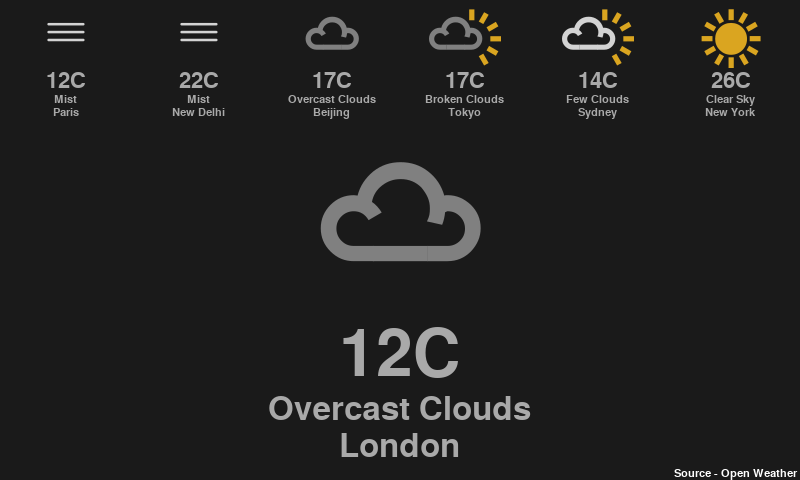

This figure's Python source:
#!/usr/bin/python3
#
#-- py-weather.py
#
#   Displays weather using the OPEN Weather API.
#
#   Requires:           python3, python3-pygame, python3-cairosvg 
#
#   This program is free software: you can redistribute it and/or modify it
#   under  the terms of the GNU General Public License as published by  the
#   Free Software Foundation, either version 3 of the License, or (at  your
#   option) any later version.
#
#   This  program is distributed in the hope that it will  be  useful,  but
#   WITHOUT   ANY   WARRANTY;   without even  the   implied   warranty   of
#   MERCHANTABILITY  or  FITNESS  FOR A PARTICULAR  PURPOSE.  See  the  GNU
#   General Public License for more details.
#
#   You should have received a copy of the GNU General Public License along
#   with this program.  If not, see <http://www.gnu.org/licenses/>. 
#
#   10 Feb 18   0.1   - Initial version - MT
#                     - Creates a separate weather object for each location
#                       specified on the command line - MT
#                     - Checks that the weather data could be obtained  for
#                       the specified location before adding weather object
#                       to the list of weather objects - MT 
#   14 Oct 18         - Added  a method to display a summary of the weather
#                       conditions (instead of just printing the data) - MT
#                     - Now encodes spaces in location names in URLs (which
#                       allows place names to contain spaces) - MT 
#                     - Updated  help text to show how to include the state
#                       and country code of a city in a location if this is 
#                       needed to unambiguously specify the location - MT
#   10 Feb 21         - Removed  custom  event handlers.  Instead uses  the
#                       standard  exception handling to trap  any  keyboard
#                       interupts (and errors) - MT
#   11 Feb 21   0.2   - Added  a graphical display using pygame to  display 
#                       the  current  weather conditions at  each  location
#                       an  image, selected using the icon name returned by
#                       the open weather API - MT
#                     - Rather  than updating the icons and  then  sleeping
#                       for 15 munutes the icon are updated once and before
#                       being redrawn in the loop, which allows the program
#                       to respond to events in a timely manner - MT
#                     - Now  uses the weather codes to  generate the  icons
#                       which gives a much better match between the weather
#                       conditions and the icon used - MT
#   16 Feb 21         - Can now resize the images (this requires a bit of a
#                       fudge to make it work)  - MT
#                     - Removed  the word 'Intensity' from the  description
#                       of the weather conditions if present ('Heavy  Rain'
#                       looks  better  than 'Heavy Intensity  Rain') - MT
#   20 Feb 21         - Adjusted the size of the icon to allow more text to
#                       be  displayed below the image.  (The graphic is now 
#                       only two thirds of the width of the icon) - MT
#                     - Height of the icon is determined automatically from
#                       it's width, which ensures there is enough space for
#                       the text below the graphic - MT 
#                     - Fixed  icon spacing so they are spaced  out  evenly
#                       over the full width of the display - MT
#                     - Ignores  any additional locations if there  is  not
#                       enough space on the display to display them - MT
#                     - Updating the size before drawing the icon means the
#                       width can be changed on the fly - MT
#   16 Apr 26         - Suppressed pygame banner text - MT
#   17 Apr 26   0.3   - Switched over to using json to retreive the weather 
#                       data removing the dependency on xmltodict - MT
#   25 Apr 26         - Use locale (from environment) to get results in the 
#                       right language - MT
#                     - Now includes the IP address in the display- MT
#                     - Displays more detail in the verbose output when the
#                       '--verbose' option is specified multiple times - MT 
#                     - Removed mode parameter from URI (not required since
#                       JSON is the default) - MT
#                     - Suppress pygame banner message - MT
#                     - Added '--noip' and '--nologo' options - MT
#   29 Apr 26         - Moved folder containing icons - MT 
#    5 May 26         - Updated icons - MT
#
# To Do:              - Specify icon folder on the command line.
#                     - Create icons for each weather id...
#

NAME = "Weather Display"
VERSION = "0.3"

DISPLAY_SIZE = DISPLAY_WIDTH, DISPLAY_HEIGHT = (800, 480)
FPS = 30
INTERVAL = 900 # Update interval

BACKGROUND_COLOUR = 'grey10'
TEXT_COLOUR = 'white'
DARKTEXT_COLOUR = 'dark grey'

import io, os, sys, time
import urllib.request, urllib.error, json
import traceback, builtins

# Bit of an ugly hack to suppress pygame banner message...

# _print = builtins.print # Save current print function definition
builtins.print = lambda *args, **kwargs: None # Redefine print so it doesn't do anything!
import pygame # Won't print banner as print() doesn't do anything anymore
#builtins.print = _print # Restore print function if needed!


class weather(object):

  def __init__(self, _width, _location, _appid, _title = None):
    self.size = (self.width, self.height, ) = (_width, (_width + _width // 6))
    self.appid = _appid
    self.units = 'metric'
    self.location = _location
    self.description = ""
    self.status = 0 
    self.error = None
    self.update() # Get the current weather for the specified location
    
  def update(self): # Update Weather data.
    _locale = os.environ.get("LC_ALL") or os.environ.get("LANG") or os.environ.get("LC_CTYPE")
    _URI = ('https://api.openweathermap.org/data/2.5/weather?units=' + 
           urllib.parse.quote(self.units) + '&q=' + urllib.parse.quote(self.location) + '&lang=' + _locale.split('_')[0] + '&appid=' + urllib.parse.quote(self.appid ))

    self.status = 0 # Clear any current errors
    self.error = ''
    try: 
      _socket = urllib.request.urlopen(_URI)
      _data=_socket.read()
      _socket.close()
      self.weather = json.loads(_data) # Convert XML response to a python dictionary 
      self.description = self.weather['weather'][0]['description'].title().replace('Intensity ', '')
      if _debug: 
        sys.stderr.write (self.weather['name'] + "\n")
        sys.stderr.write (json.dumps(self.weather, indent=4) + "\n") # Dump dictionary as JSON.
      self.list()
    except urllib.error.HTTPError as _Error:
      self.status = _Error.code
      if _Error.code == 404:
        sys.stderr.write ('Error : ' + str(_Error.code) + ' - ' + 'Location (' + _location + ') not found.')
        self.error = 'Location (' + _location + ') not found.'
      elif _Error.code == 401: 
        sys.stderr.write ('Error : ' + str(_Error.code) + ' - ' + 'Check your application ID is valid.')
        self.error = 'Check your application ID is valid.'
      else:
        sys.stderr.write ('Error : ' + str(_Error.code) + ' - ' + _Error.reason)
        self.error = str(_Error.reason)
      sys.stderr.write ('\n')
    except Exception:
      self.status = -1
      sys.stderr.write (traceback.format_exc())
      exit(self.status)

  def list(self): # Print Weather data.
    import datetime
    if _verbose == 1:
      _output = self.weather['name'].ljust(16)
      _output += self.weather['weather'][0]['description'].title().ljust(16) + '\t'
      _output += ' (Icon: ' + self.weather['weather'][0]['icon'] + '.svg'
      _output += '  Id: ' + str(self.weather['weather'][0]['id']) + self.weather['weather'][0]['icon'][-1:] + ')'
      _output += '\n'
      sys.stderr.write (_output)
    if _verbose >= 2:
      _output = 'Location : \t\t'
      _output += self.weather['name'] + '\n'
      if _verbose >= 3:
        _output += 'Country : \t\t'
        _output += self.weather['sys']['country'] + '\n'
        _output += 'Lat/Long : \t\t'
        _output += '%+06.2f' % float(self.weather['coord']['lat']) + '/' + '%+07.2f' % float(self.weather['coord']['lon']) + '\n'
        _output += 'Sunrise : \t\t' 
        _output += (datetime.datetime.utcfromtimestamp(self.weather["sys"]["sunrise"]) +  datetime.timedelta(seconds=self.weather["timezone"])).strftime('%Y-%m-%dT%H:%M:%S') + '\n'
        _output += 'Sunset : \t\t'
        _output += (datetime.datetime.utcfromtimestamp(self.weather["sys"]["sunset"]) +  datetime.timedelta(seconds=self.weather["timezone"])).strftime('%Y-%m-%dT%H:%M:%S') + '\n\n'
      _output += 'Description: \t\t'
      _output += self.weather['weather'][0]['description'].title() + '\n'
      _output += 'Temperature : \t\t'
      _output += '%0.f' % round(float(self.weather['main']['temp'])) + ' C\n'
      if _verbose >= 3:
        _output += 'Humidity : \t\t'
        _output += '%d' % float(self.weather['main']['humidity']) + ' %\n'
      _output += 'Pressure : \t\t'
      _output += '%d' % (float(self.weather['main']['pressure'])) + ' mb/hPa\n'
      if _verbose >= 3:
        if not self.weather['clouds']['all'] is None: # Check cloud data is available
          _output += 'Cloud Cover : \t\t' + '%d' % (float(self.weather['clouds']['all'])) + ' % '
          _output += '(' + self.weather['weather'][0]['description'].title() + ')\n'
        if not self.weather['wind']['speed'] is None: # Check wind speed data is available
          _output += 'Wind Speed : \t\t' + '%d' % (float(self.weather['wind']['speed']) * 3.6) + ' km/h ' 
          _output += '\n'
        if not self.weather['wind']['deg'] is None: # Check wind direction data is available
          _output += 'Wind Direction : \t' +  '%d' % float(self.weather['wind']['deg']) + u'\xb0 ' 
        _output += '\n\n'
        _output += 'Updated : \t\t' + (datetime.datetime.utcfromtimestamp(self.weather["dt"]) +  datetime.timedelta(seconds=self.weather["timezone"])).strftime('%Y-%m-%dT%H:%M:%S') + '\n'
      _output += '\n'
      sys.stderr.write (_output)

  def dump(self): # Print Weather data.
    sys.stderr.write (json.dumps(self.weather, indent=4) + "\n") # Dump dictionary as JSON.

  def draw(self, _surface, _position): 
    import cairosvg
    def __load_svg(filename, _width):
      _svg = cairosvg.svg2svg(url = filename, dpi = (96 / (_width / 64))) # Convert svg to svg changing DPI to resize the image
      _bytes = cairosvg.svg2png(_svg)
      byte_io = io.BytesIO(_bytes)
      return pygame.image.load(byte_io)

    #self.size = (self.width, self.height) = (self.width, (self.width + self.width // 6)) # Update size from width
    _buffer = pygame.Surface((self.width, self.height))
    _buffer.fill(pygame.Color(BACKGROUND_COLOUR))
    _image = __load_svg('./ico/' + str(self.weather['weather'][0]['id']) + self.weather['weather'][0]['icon'][-1:]+ '.svg', self.width * 0.752)
    _left = (self.width - _image.get_width()) // 2
    _top = 0
    _buffer.blit(_image, (_left , _top - self.width // 8)) # Shifting the image up a little is a bit of a fudge but it the top 12 pixels are unused!
    
    _top = self.width // 24 * 15 # Use the icon width to work out how far to move down before displaying the temperature
    _font=pygame.font.Font(None, self.width // 3 ) # Display temperature in a font half the size of the weather symbol
    _image = _font.render('%.0f' % round(float(self.weather['main']['temp'])) + 'C', True, pygame.Color(DARKTEXT_COLOUR)) # Display temperature in C
    _left = (self.width - _image.get_width()) // 2
    _buffer.blit(_image, (_left , _top))
    
    _top += _image.get_height() # Use the previous image height to work out how far to move down before displaying the humidity
    _font=pygame.font.Font(None, self.width // 6 ) # Display humidity in a font a quarter of the height of the icon

    if _humidity :
      _image = _font.render(u'(' + ('%d' % float(self.weather['main']['humidity'])) + u'%)', True, pygame.Color(DARKTEXT_COLOUR)) # Display humidity
    else:
      _image = _font.render(self.weather['weather'][0]['description'].title().replace('Intensity ', ''), True, pygame.Color(DARKTEXT_COLOUR)) # Display description
    _left = (self.width - _image.get_width()) // 2
    _buffer.blit(_image, (_left , _top))

    _top += _image.get_height() # Use the previous image height to work out how far to move down before displaying the location name
    _font=pygame.font.Font(None, self.width // 6 ) # Display location name in a font a quarter of the height of the icon
    
    _image = _font.render(self.weather['name'], True, pygame.Color(DARKTEXT_COLOUR))
    _left = (self.width - _image.get_width()) // 2
    _buffer.blit(_image, (_left , _top))

    _surface.blit(_buffer, _position)
    del _buffer
  
if __name__ == '__main__': 
  
  def _about():
    sys.stdout.write(
      "Usage: " + sys.argv[0] + " [LOCATION]...\n" +
      "Display weather conditions at LOCATION(s).\n" + "\n" +
      "      --appid <key>        specify the API key \n" +
      "      --noip               do not display IP address \n" +
      "      --nologo             do not display OpenWeather logo \n" +
      "      --verbose            Displays increasingly verbose output \n" +
      "  -?, --help               display this help and exit\n" +
      "      --version            output version information and exit\n" +
      "      --debug              dump raw data as JSON\n" +
      "\nExample:\n" +
      "  " + os.path.basename(sys.argv[0]) + " London display weather in London.\n")
    raise SystemExit
    
  def _version():
    sys.stdout.write(os.path.basename(sys.argv[0]) + " " + str(VERSION) +"\n"
      "License GPLv3+: GNU GPL version 3 or later <http://gnu.org/licenses/gpl.html>.\n"
      "This is free software: you are free to change and redistribute it.\n"
      "There is NO WARRANTY, to the extent permitted by law.\n")
    raise SystemExit
    
  def _error(_error):
    sys.stderr.write(os.path.basename(sys.argv[0]) + ": " + _error + "\n")
    raise SystemExit

  def _get_address():
    import socket
    try: # Attempt to get the IP address
      connection = socket.socket(socket.AF_INET, socket.SOCK_DGRAM)
      connection.setsockopt(socket.SOL_SOCKET, socket.SO_BROADCAST, 1)
      connection.connect(('<broadcast>', 0))
      _address = connection.getsockname()[0]
    except IOError:
      _address = ''
    return _address

  def _scan():
    event = pygame.event.poll() # Will return NOEVENT if there are no events in the queue.
    if event.type == pygame.QUIT:
      pygame.quit()
      sys.exit()
    elif event.type == pygame.KEYDOWN:
      if event.key == pygame.K_ESCAPE:
        pygame.quit()
        sys.exit()
      elif event.key == pygame.K_SPACE:
        return False
    elif event.type == pygame.MOUSEBUTTONUP:
      #sys.stderr.write (str(pygame.mouse.get_pos()) + '\n')
      return False
    elif event.type == pygame.MOUSEBUTTONDOWN:
      #sys.stderr.write (str(pygame.mouse.get_pos()) + '\n')
      pass
    return True

  try:      
    _debug = False
    _showip = True
    _showlogo = True
    _humidity = False
    _verbose = 0

    _locations = []
    _count = 1
    _appid = ""
    while _count < len(sys.argv):
      _arg = sys.argv [_count]
      if _arg[:1] == "-" and len(_arg) > 1:
        if _arg in ["--help", "-?"]:
          _about()
        elif _arg in "--version":
          _version()
        elif _arg in "--verbose":
          _verbose += 1
        elif _arg in ["--debug"]:
          _debug = True
        elif _arg in ["--humidity"]:
          _humidity = True
        elif _arg in ["--noip"]:
          _showip = False
        elif _arg in ["--nologo"]:
          _showlogo = False
        elif _arg in "--appid":
          if _count < len(sys.argv):
            if sys.argv[_count + 1][:1] != "-":
              _appid = sys.argv[_count + 1]
              _count += 1
        else:
          if _arg[:2] == "--":
            _error ("unrecognized option -- '" + (_arg[1:] + "'"))
          else:
            _error ("invalid option -- '" + (_arg[1:] + "'"))
      else:
        _locations.append(_arg)
      _count += 1

    if _appid == "":
      _error ("APPID not specified")

    _weather = []

    for _location in _locations[:1]:
      _item = weather(288, _location, _appid) # Get the weather for the location (left, top, width, height)
      if not _item.status: # Only add it to the list of weather results if successful
        _weather.append(_item) 

    for _location in _locations[1:]:
      _item = weather(96, _location, _appid) # Get the weather for the location (left, top, width, height)
      if not _item.status: # Only add it to the list of weather results if successful
        if len(_weather) < 2: # Two icons should be no problem but 
          _weather.append(_item) 
        elif ((DISPLAY_SIZE)[0] // len(_weather) > 96): # Check there is space for the icons before adding any more.
          _weather.append(_item) 

    pygame.init() 
    pygame.font.init()
    pygame.mouse.set_visible(False)

    _icon = pygame.Surface((32, 32)) # Create a blank icon (32 x 32) for the window
    _icon.fill(pygame.Color('black')) 
    _icon.set_colorkey(pygame.Color('black')) # Make it completely transparent
    pygame.display.set_icon(_icon) # Set it as the window's icon (or rather don't display an icon at all)
    pygame.display.set_caption(NAME) # Set window caption  

    _screen = pygame.display.set_mode((DISPLAY_SIZE))
    _screen.fill(pygame.Color('black'))
    _background = pygame.Surface((DISPLAY_SIZE)) # Create a drawing surface for the background    
    _background.fill(pygame.Color(BACKGROUND_COLOUR))
      
    _font=pygame.font.Font(None, 16)
    _address = _font.render(_get_address(), True, pygame.Color(TEXT_COLOUR))
    _logo = _font.render("Source - Open Weather", True, pygame.Color(TEXT_COLOUR))

    _now = time.time()
    _time = (_now - _now % INTERVAL) + INTERVAL
    
    while _scan(): # Wait for an event.

      _screen.blit(_background, (0, 0)) # Redrawing the background every time the display is updated fixes the transparency issue 
      if (_showip):
        _screen.blit(_address, (2, _screen.get_height() - _address.get_height())) # Display the IP address 
      if (_showlogo):
        _screen.blit(_logo, (_screen.get_width() -_logo.get_width() - 2, _screen.get_height() - _logo.get_height())) # Display the logo

      if len(_weather) > 0:
        _offset = _screen.get_width() // 2
        for _item in _weather[:1]: # Draw the first icon
          _item.width = 288
          _item.draw(_screen, (_offset - (_item.width // 2), 136))

        if len(_weather) > 1:
          _offset = (_screen.get_width() // (len(_weather) - 1)) // 2
          for _item in _weather[1:]: # Draw the icons
            _item.width = 96
            _item.draw(_screen, ((_offset - _item.width // 2), 8))        
            _offset += _screen.get_width() // (len(_weather) - 1)
          
      _now = time.time()
      
      if _time -_now <= 0:
        _time = (_now - _now % INTERVAL) + INTERVAL
        for _item in _weather: # Update the weather
          _item.update()

      pygame.display.flip()
      pygame.time.Clock().tick(FPS)

  except KeyboardInterrupt: # Ctrl-C
    pass
  except Exception: # Catch all other errors - otherwise the script will just fail silently!
    sys.stderr.write (traceback.format_exc())
    exit(1)

  exit(0)
